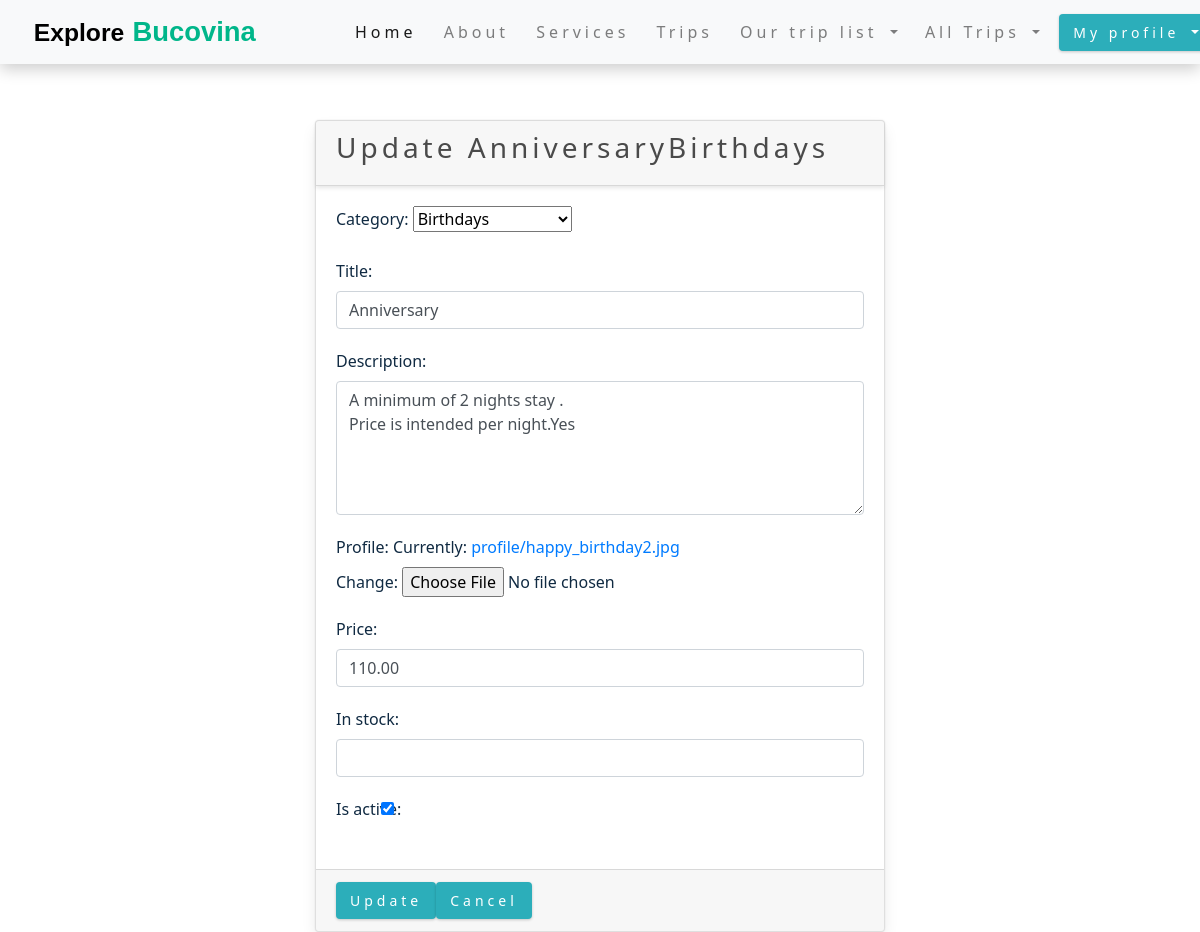
The app's page /product/update_product/36 (signed in) with its own data.
### product/models.py (models this page shows)
class Product(models.Model):
    category = models.ForeignKey(Category, on_delete=models.CASCADE, null=True)
    title = models.CharField(max_length=50)
    description = models.TextField(max_length=400)
    profile = models.ImageField(upload_to='profile/', null=True)
    price = models.DecimalField(max_digits=5, decimal_places=2)
    in_stock = models.BooleanField(default=True)
    is_active = models.BooleanField(default=True)
    created_at = models.DateTimeField(auto_now_add=True)
    updated_at = models.DateTimeField(auto_now=True)
    def __str__(self):
        return f'{self.title}{self.category}'

### category/models.py (models this page shows)
class Category(models.Model):
    name = models.CharField(max_length=30)
    created_at = models.DateTimeField(auto_now_add=True)
    updated_at = models.DateTimeField(auto_now=True)
    def __str__(self):
        return self.name

### product/views.py (the view)
# urls.py: path('update_product/<int:pk>', views.ProductUpdateView.as_view(), name='update-product'),
class ProductUpdateView(LoginRequiredMixin, UpdateView):
    template_name = 'product/update_products.html'
    model = Product
    form_class = ProductUpdateForm
    success_url = reverse_lazy('list-products')

### product/forms.py
class ProductUpdateForm(forms.ModelForm):
    class Meta:
        model = Product
        fields = '__all__'
        widgets = {
            'category': Select(attrs={'class': 'form-select'}),
            'title': TextInput(attrs={'class': 'form-control', 'placeholder': 'Enter title'}),
            'description': Textarea(attrs={'class': 'form-control', 'placeholder': 'Enter description', 'rows': 5}),
            'price': forms.NumberInput(attrs={'class': 'form-control', 'step': '0.01'}),
            'in_stock': forms.NumberInput(attrs={'class': 'form-control'}),
            'is_active': forms.CheckboxInput(attrs={'class': 'form-check-input'}),
            'created_at': DateInput(attrs={'class': 'form-control', 'type': 'date'}),
            'updated_at': DateInput(attrs={'class': 'form-control', 'type': 'date'}),
        }

### online_store/context_processors.py (called while the page is built)
def get_all_categories(request):
    categories = Category.objects.all()
    return {'categories': categories}

### templates/product/update_products.html (shortened to what this page needs)
{% extends 'base.html' %}
{% block content %}
    <div class="container-fluid">
    <br><br><br>
        <div class="row">
            <div class="col-md-6 offset-md-3">
                <br><br>
                <div class="card">
                    <div class="card-header">
                        <h3 class="text-center">Update {{ product }}</h3>
                    </div>
                    <form method="post" enctype="multipart/form-data">
                        <div class="card-body">
                            {{ form.as_p }}
                        </div>
                        <div class="card-footer text-center">
                            <button type="submit" class="btn btn-outline-success">Update</button>
                            <a href="{% url 'list-products' %}" class="btn btn-outline-secondary">Cancel</a>
                        </div>
                    </form>
                </div>
            </div>
        </div>
    </div>
{% endblock %}

### static/css/my_style.css (style rules this page uses)
:root { --clr-primary-1: hsl(184, 91%, 17%); --clr-primary-2: hsl(185, 84%, 25%); --clr-primary-3: hsl(185, 81%, 29%); --clr-primary-4: hsl(184, 77%, 34%); --clr-primary-5: hsl(185, 62%, 45%); --clr-primary-6: hsl(185, 57%, 50%); --clr-primary-7: hsl(184, 65%, 59%); --clr-primary-8: hsl(184, 80%, 74%); --clr-primary-9: hsl(185, 94%, 87%); --clr-primary-10: hsl(186, 100%, 94%); --clr-grey-1: hsl(209, 61%, 16%); --clr-grey-2: hsl(211, 39%, 23%); --clr-grey-3: hsl(209, 34%, 30%); --clr-grey-4: hsl(209, 28%, 39%); --clr-grey-5: hsl(210, 22%, 49%); --clr-grey-6: hsl(209, 23%, 60%); --clr-grey-7: hsl(211, 27%, 70%); --clr-grey-8: hsl(210, 31%, 80%); --clr-grey-9: hsl(212, 33%, 89%); --clr-grey-10: hsl(210, 36%, 96%); --clr-white: #fff; --ff-primary: 'Lato', sans-serif; --transition: all 0.3s linear; --spacing: 0.25rem; --radius: 0.5rem; --light-shadow: 0 5px 15px rgba(0, 0, 0, 0.1); --dark-shadow: 0 5px 15px rgba(0, 0, 0, 0.2); }
* { margin: 0; padding: 0; box-sizing: border-box; }
html { scroll-behavior: smooth; }
body { font-family: system-ui, -apple-system, BlinkMacSystemFont, 'Segoe UI', Roboto, Oxygen, Ubuntu, Cantarell, 'Open Sans', 'Helvetica Neue', sans-serif; background: var(--clr-white); line-height: 1.5; font-size: 0.875rem; }
a { text-decoration: none; }
h1, h2, h3, h4 { letter-spacing: var(--spacing); text-transform: none; line-height: 1.25; margin-bottom: 0.75rem; }
h3 { font-size: 1.25rem; }
p { margin-bottom: 1.25rem; color: var(--clr-grey-1); }
@media screen and (min-width: 800px) { h3 { font-size: 1.75rem; } }
@media screen and (min-width: 800px) { body { font-size: 1rem; } }
@media screen and (min-width: 800px) { h1, h2, h3, h4 { line-height: 1; } }
.btn { text-transform: none; background: var(--clr-primary-5); color: var(--clr-white); padding: 0.375rem 0.75rem; letter-spacing: var(--spacing); display: inline-block; transition: var(--transition); font-size: 0.875rem; border: 2px solid transparent; cursor: pointer; box-shadow: 0 1px 3px rgba(0, 0, 0, 0.2); }

### records on screen
Product: title+category "AnniversaryBirthdays", category "Birthdays", title "Anniversary", description "A minimum of 2 nights stay . Price is intended per night.Yes", price "110.00", is_active "☑"
